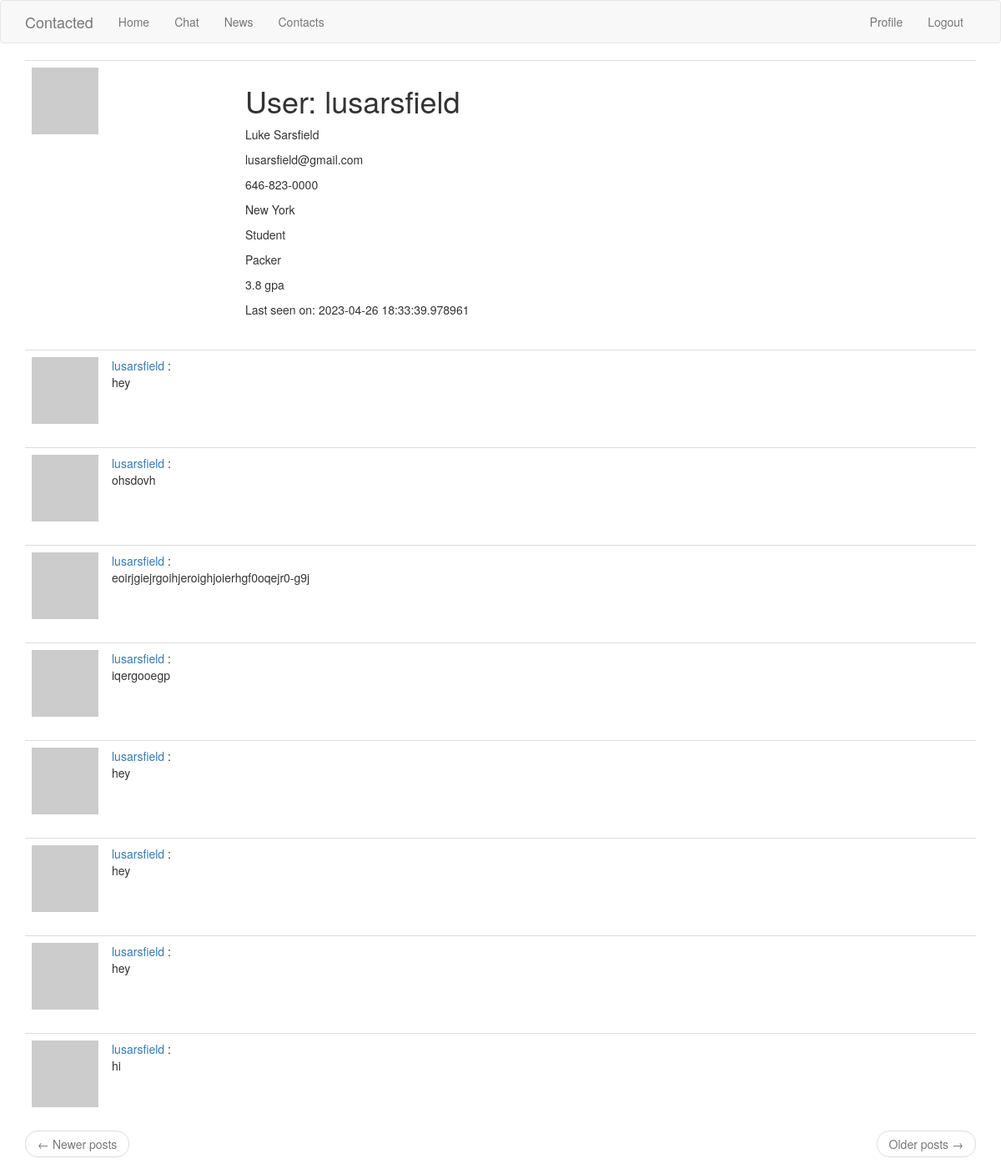
Screenshot of /user/lusarsfield (signed in) with the database file from the repository.
### app/models.py (models this page shows, shortened)
class User(UserMixin, db.Model):
    id = db.Column(db.Integer, primary_key=True)
    username = db.Column(db.String(64), index=True, unique=True)
    email = db.Column(db.String(120), index=True, unique=True)
    password_hash = db.Column(db.String(128))
    posts = db.relationship('Post', backref='author', lazy='dynamic')
    fullname_me = db.Column(db.String(140))
    email_me = db.Column(db.String(140))
    phonenumber_me = db.Column(db.String(140))
    city_me = db.Column(db.String(140))
    jobtitle_me = db.Column(db.String(140))
    company_me = db.Column(db.String(140))
    about_me = db.Column(db.String(140))
    last_seen = db.Column(db.DateTime, default=datetime.utcnow)
    followed = db.relationship(
        'User', secondary=followers,
        primaryjoin=(followers.c.follower_id == id),
        secondaryjoin=(followers.c.followed_id == id),
        backref=db.backref('followers', lazy='dynamic'), lazy='dynamic')
    def avatar(self, size):
        digest = md5(self.email.lower().encode('utf-8')).hexdigest()
        return 'https://www.gravatar.com/avatar/{}?d=identicon&s={}'.format(
            digest, size)

class Post(db.Model):
    id = db.Column(db.Integer, primary_key=True)
    body = db.Column(db.String(140))
    timestamp = db.Column(db.DateTime, index=True, default=datetime.utcnow)
    user_id = db.Column(db.Integer, db.ForeignKey('user.id'))

### app/routes.py (the view)
@app.route('/user/<username>')
@login_required
def user(username):
    user = User.query.filter_by(username=username).first_or_404()
    page = request.args.get('page', 1, type=int)
    posts = user.posts.order_by(Post.timestamp.desc()).paginate(
        page=page, per_page=app.config['POSTS_PER_PAGE'], error_out=False)
    next_url = url_for('user', username=user.username, page=posts.next_num) \
        if posts.has_next else None
    prev_url = url_for('user', username=user.username, page=posts.prev_num) \
        if posts.has_prev else None
    form = EmptyForm()
    return render_template('user.html', user=user, posts=posts.items,
                           next_url=next_url, prev_url=prev_url, form=form)

### app/models.py (called while the page is built)
@login.user_loader
def load_user(id):
    return User.query.get(int(id))

### app/routes.py (called while the page is built)
@app.before_request
def before_request():
    if current_user.is_authenticated:
        current_user.last_seen = datetime.utcnow()
        db.session.commit()

### app/templates/user.html (shortened to what this page needs)
{% extends "base.html" %}
{% block app_content %}
    <table class="table table-hover">
        <tr>
            <td width="256px"><img src="{{ user.avatar(256) }}"></td>
            <td>
                <h1>User: {{ user.username }}</h1>
                {% if user.fullname_me %}<p>{{ user.fullname_me }}</p>{% endif %}
                {% if user.email_me %}<p>{{ user.email_me }}</p>{% endif %}
                {% if user.phonenumber_me %}<p>{{ user.phonenumber_me }}</p>{% endif %}
                {% if user.city_me %}<p>{{ user.city_me }}</p>{% endif %}
                {% if user.jobtitle_me %}<p>{{ user.jobtitle_me }}</p>{% endif %}
                {% if user.company_me %}<p>{{ user.company_me }}</p>{% endif %}
                {% if user.about_me %}<p>{{ user.about_me }}</p>{% endif %}
                {% if user.last_seen %}<p>Last seen on: {{ user.last_seen }}</p>{% endif %}
            </td>
        </tr>
    </table>
    {% for post in posts %}
        {% include '_post.html' %}
    {% endfor %}
    <nav aria-label="...">
        <ul class="pager">
            <li class="previous{% if not prev_url %} disabled{% endif %}">
                <a href="{{ prev_url or '#' }}">
                    <span aria-hidden="true">&larr;</span> Newer posts
                </a>
            </li>
            <li class="next{% if not next_url %} disabled{% endif %}">
                <a href="{{ next_url or '#' }}">
                    Older posts <span aria-hidden="true">&rarr;</span>
                </a>
            </li>
        </ul>
    </nav>
{% endblock %}

### app/templates/_post.html
<table class="table table-hover">
    <tr>
        <td width="70px">
            <a href="{{ url_for('user', username=post.author.username) }}">
                <img src="{{ post.author.avatar(70) }}" />
            </a>
        </td>
        <td>
            <a href="{{ url_for('user', username=post.author.username) }}">
                {{ post.author.username }}
            </a>
            :
            <br>
            {{ post.body }}
        </td>
    </tr>
</table>

### rows the page displays
User: username "lusarsfield", fullname_me "Luke Sarsfield", email_me "lusarsfield@gmail.com", phonenumber_me "646-823-0000", city_me "New York", jobtitle_me "Student", company_me "Packer", about_me "3.8 gpa", last_seen "2023-04-26 18:33:39.978961"
Post: author.username "lusarsfield", body "hey"
Post: author.username "lusarsfield", body "ohsdovh"
Post: author.username "lusarsfield", body "eoirjgiejrgoihjeroighjoierhgf0oqejr0-g9j"
Post: author.username "lusarsfield", body "iqergooegp"
Post: author.username "lusarsfield", body "hey"
Post: author.username "lusarsfield", body "hey"
Post: author.username "lusarsfield", body "hey"
Post: author.username "lusarsfield", body "hi"
